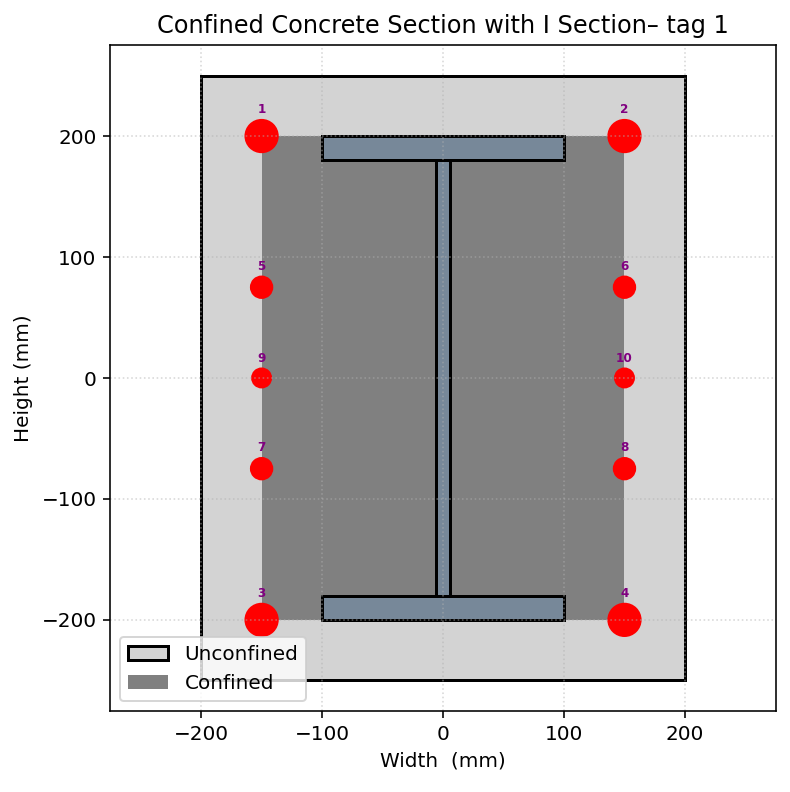

Recreate this plot in Python.
def COMPOSITE_REC_I_SECTION_FUN(secTag, HSec, BSec, cover,
                              STEEL_TYPE, fc, Kc,
                              bf, tf, h, tw,
                              STEEL_DENSITY,
                              CONCRETE_DENSITY, PLOT):
 
    """
    Create a rectangular confined‑concrete fiber section (OpenSees) and,
    if PLOT=True, draw a simple 2‑D sketch of the section.

    Parameters
    ----------
    secTag          : int   – section identifier
    HSec, BSec      : float – height and width  (mm)
    cover           : float – concrete cover (mm)
    STEEL_TYPE      : str   – 'ELASTIC' or 'INELASTIC'
    fc              : float – unconfined concrete compressive strength (MPa, negative)
    Kfc             : float – ratio of confined to unconfined concrete strength
    CONCRETE_DENSITY: float – ρc (kg/m³) – will be converted to N·s²/mm³
    STEEL_DENSITY   : float – ρc (kg/m³) – will be converted to N·s²/mm³
    PLOT            : bool  – draw the section if True
    
    THIS PROGRAM WRITTEN BY SALAR DELAVAR GHASHGHAEI (QASHQAI)
    """
    import numpy as np
    import openseespy.opensees as ops
    import matplotlib.pyplot as plt
    import matplotlib.patches as patches
    
    # Define materials for nonlinear elements
    # Define parameters (units: mm, N)
    # ------------------------------------------
    # CONCRETE                  tag   f'c        ec0   f'cu        ecu
    # Cover concrete (unconfined)
    fcU = -fc                 # [N/mm²] Concrete Compressive Strength
    Ec = 4700 * np.sqrt(-fcU) # [N/mm^2] Concrete Elastic Modulus
    ec0U = 2*fcU/Ec           # [mm/mm] Concrete Compressive Strain
    fcUU = 0.2*fcU            # [N/mm²] Concrete Compressive Ultimate Strength
    ecuU = 5*ec0U             # [mm/mm] Concrete Compressive Ultimate Strain
    LambdaU = 0.1;	          # ratio between unloading slope    
    # Core concrete (confined)
    Kfc = 1.3;			      # ratio of confined to unconfined concrete strength
    fcC = Kfc*fcU             # [N/mm²] Concrete Compressive Strength
    Ec = 4700 * np.sqrt(-fcC) # [N/mm^2] Concrete Elastic Modulus
    ec0C = 2*fcC/Ec           # [mm/mm] Concrete Compressive Strain
    fcUC = 0.65*fcC           # [N/mm²] Concrete Compressive Ultimate Strength
    ecuC = 15*ec0C            # [mm/mm] Concrete Compressive Ultimate Strain
    LambdaC = 0.1;	          # ratio between unloading slope
    # tensile-strength properties
    ftC = 0.7 * np.sqrt(-fcC)  # [N/mm²] tensile strength +tension
    ftU = 0.7 * np.sqrt(-fcU)  # [N/mm²] tensile strength +tension
    EtsC = ftC/np.abs(ec0C)    # [N/mm²] tension softening stiffness
    EtsU = ftU/np.abs(ec0U)	   # [N/mm²] tension softening stiffness
    
    # STEEL
    # Reinforcing steel
    fy = 400          # [N/mm²] Steel Rebar Yield Strength   
    Es = 2e5          # [N/mm²] Modulus of Elasticity
    ey = fy/Es        # [mm/mm] Steel Rebar Yield Strain
    fu = 1.1818*fy    # [N/mm²] Steel Rebar Ultimate Strength
    esu = 0.09        # [mm/mm] Steel Rebar Ultimate Strain
    Esh = (fu - fy)/(esu - ey)
    Bs = Esh / Es
    # I Section
    fyI = 240          # [N/mm²] Steel I Section Yield Strength   
    EsI = 2e5          # [N/mm²] I Section Modulus of Elasticity
    eyI = fy/Es        # [mm/mm] Steel I Section Yield Strain
    fuI = 1.1818*fy    # [N/mm²] Steel I Section Ultimate Strength
    esuI = 0.25        # [mm/mm] Steel I Section Ultimate Strain
    EshI = (fuI - fyI)/(esuI - eyI)
    BsI = EshI / EsI
    
    import openseespy.opensees as ops
    
    coreTag, coverTag, steelTag, steelITag = secTag + 100, secTag + 200, secTag + 300, secTag + 400
    if STEEL_TYPE == 'ELASTIC':
        ops.uniaxialMaterial('Steel01', steelTag, fy, Es, Bs)     # REBAR
        ops.uniaxialMaterial('Steel01', steelITag, fyI, EsI, BsI) # I SECION
    if STEEL_TYPE == 'INELASTIC':   
        pinchX = 0.8   # Pinching factor in X direction
        pinchY = 0.5   # Pinching factor in Y direction
        damage1 = 0.0  # Damage due to ductility
        damage2 = 0.0  # Damage due to energy
        beta = 0.1     # Stiffness degradation parameter
        # REBAR
        ops.uniaxialMaterial('Hysteretic', steelTag,
                                        fy, ey,
                                        fu, esu,
                                        0.2*fu, 1.1*esu,
                                        -fy, -ey,
                                        -fu, -esu,
                                        -0.2*fu, -1.1*esu,
                                        pinchX, pinchY,
                                        damage1, damage2, beta)
        # I SECION
        ops.uniaxialMaterial('Hysteretic', steelITag,
                                        fyI, eyI,
                                        fuI, esuI,
                                        0.2*fuI, 1.1*esuI,
                                        -fyI, -eyI,
                                        -fuI, -esuI,
                                        -0.2*fuI, -1.1*esuI,
                                        pinchX, pinchY,
                                        damage1, damage2, beta)
        # INFO LINK: https://opensees.berkeley.edu/wiki/index.php/Hysteretic_Material
        
    #ops.uniaxialMaterial('Concrete01', coreTag, fcC, ec0C, fcUC, ecuC)  # Core concrete (confined)
    #ops.uniaxialMaterial('Concrete01', coverTag, fcU, ec0U, fcUU, ecuU) # Cover concrete (unconfined)
    ops.uniaxialMaterial('Concrete02', coreTag, fcC, ec0C, fcUC, ecuC, LambdaC, ftC, EtsC) # build core concrete (confined)
    ops.uniaxialMaterial('Concrete02', coverTag, fcU, ec0U, fcUU, ecuU, LambdaU, ftU, EtsU) # build cover concrete (unconfined)
    
    # Some variables derived from the parameters
    y1 = HSec / 2.0
    z1 = BSec / 2.0
    NUMFIBERS = 20  # Number of layers for each fiber
    
    ops.section('Fiber', secTag)
    # Create the concrete core fibers
    ops.patch('rect', coreTag, NUMFIBERS, NUMFIBERS, cover - y1, cover - z1, y1 - cover, z1 - cover)
    
    # Create the concrete cover fibers (top, bottom, left, right)
    ops.patch('rect', coverTag, NUMFIBERS, 10, -y1, z1 - cover, y1, z1)
    ops.patch('rect', coverTag, NUMFIBERS, 10, -y1, -z1, y1, cover - z1)
    ops.patch('rect', coverTag, NUMFIBERS, 10, -y1, cover - z1, cover - y1, z1 - cover)
    ops.patch('rect', coverTag, NUMFIBERS, 10, y1 - cover, cover - z1, y1, z1 - cover)
    
    REBAR = 25.0 # [mm] Rebar Diameter
    # -------------------- Rebars -------------------------------
    # (diameter [mm], y‑coord [mm], x‑coord [mm])
    rebars = [
        (REBAR,  HSec/2 - cover, -BSec/2 + cover),    # 1
        (REBAR,  HSec/2 - cover, BSec/2 - cover),     # 2
        (REBAR,  -HSec/2 + cover, -BSec/2 + cover),   # 3
        (REBAR,  -HSec/2 + cover, +BSec/2 - cover),   # 4
        (16.0, HSec/4 - cover, -BSec/2 + cover),      # 5
        (16.0, HSec/4 - cover, +BSec/2 - cover),      # 6
        (16.0,  -HSec/4 + cover, -BSec/2 + cover),    # 7
        (16.0,  -HSec/4 + cover, +BSec/2 - cover),    # 8
        (14.0,  0.0, -BSec/2 + cover),                # 9
        (14.0,  0.0, +BSec/2 - cover),                # 10
    ]

    for dia, y, x in rebars:
        area = np.pi * dia**2 / 4.0          # mm²
        ops.fiber(x, y, area, steelTag)      # add to OpenSees model
    
    # --------- Define Fibers for Flanges and Web ---------
    def add_rectangle_patch(y_bottom, y_top, x_left, x_right, num_y_divisions=NUMFIBERS, num_x_divisions=NUMFIBERS):
        """Helper function to add rectangular patches of fibers."""
        ops.patch('rect', steelITag, num_y_divisions, num_x_divisions, x_left, y_bottom, x_right, y_top)
    
    #%% I SECTION
    # Top flange
    add_rectangle_patch(h/2 - tf, h/2, -bf/2, bf/2)
    
    # Bottom flange
    add_rectangle_patch(-h/2, -h/2 + tf, -bf/2, bf/2)
    
    # Web
    add_rectangle_patch(-h/2 + tf, h/2 - tf, -tw/2, tw/2)
    
    # Calculate mass
    # Area of main I-beam components
    area_top_flange = bf * tf
    area_bottom_flange = bf * tf
    area_web = tw * (h - 2 * tf) # Height of web is total height minus thicknesses of top and bottom flanges
    AREA = area_top_flange + area_bottom_flange + area_web
    print(f"Area of Top Flange: {area_top_flange:.2f} mm^2")
    print(f"Area of Bottom Flange: {area_bottom_flange:.2f} mm^2")
    print(f"Area of Web: {area_web:.2f} mm^2")
    print(f"Total Section Area: {AREA:.2f} mm^2")
    MASS = HSec * BSec * CONCRETE_DENSITY + AREA * STEEL_DENSITY # kg/mm
    
    if PLOT:
        fig, ax = plt.subplots(figsize=(6, 6))
        # concrete block
        rect = plt.Rectangle((-z1, -y1), BSec, HSec,
                             facecolor='lightgray', edgecolor='k', lw=1.5, label='Unconfined')
        ax.add_patch(rect)

        # cover outline (just for visual aid)
        inner = plt.Rectangle((-z1 + cover, -y1 + cover),
                              BSec - 2 * cover, HSec - 2 * cover,
                              facecolor='gray', label='Confined')#, edgecolor='k', ls='--'
        ax.add_patch(inner)

        # Define colors for I Section
        main_color = '#778899'  # Light Slate Gray for main I-beam parts
        stiffener_color = '#4682B4' # Steel Blue for stiffeners
        outline_color = 'black'
        
        # Define the geometry of all parts for drawing
        # (x_bottom_left, y_bottom_left, width, height)
        geometry = [
            # Main I-beam parts
            {"x": -bf/2, "y": h/2 - tf, "w": bf, "h": tf, "color": main_color, "edgecolor": outline_color, "fill": True}, # Top flange
            {"x": -bf/2, "y": -h/2, "w": bf, "h": tf, "color": main_color, "edgecolor": outline_color, "fill": True},      # Bottom flange
            {"x": -tw/2, "y": -h/2 + tf, "w": tw, "h": h - 2*tf, "color": main_color, "edgecolor": outline_color, "fill": True} # Web        
        ]
        # Draw all parts with specified colors
        for part in geometry:
            rect = patches.Rectangle(
                (part["x"], part["y"]),
                part["w"],
                part["h"],
                linewidth=1.5,
                edgecolor=part["edgecolor"],
                facecolor=part["color"] if part["fill"] else 'none',
                label=part.get("label", "") # Add label if present
            )
            ax.add_patch(rect) 

        # Rebars – red circles + numbers
        for i, (dia, y, x) in enumerate(rebars, start=1):
            # circle
            circ = patches.Circle((x, y), radius=dia/2,
                                 edgecolor='red', facecolor='red',
                                 linewidth=2)
            ax.add_patch(circ)

            # label – placed a little above the bar
            ax.text(x, y + dia/2 + 4, f'{i}',
                    color='purple', fontsize=6,
                    ha='center', va='bottom',
                    fontweight='bold')

        ax.set_aspect('equal')
        ax.set_xlabel('Width  (mm)')
        ax.set_ylabel('Height (mm)')
        ax.set_title(f'Confined Concrete Section with I Section– tag {secTag}')
 
        max_dim = max(BSec, HSec) + 50
        ax.set_xlim(-max_dim/2, max_dim/2)
        ax.set_ylim(-max_dim/2, max_dim/2)
        ax.grid(True, ls=':', alpha=0.5)
        ax.legend()
        plt.show()

    return HSec, MASS
